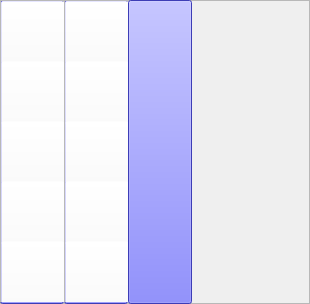
<?xml version="1.0" encoding="UTF-8"?>
<ui version="4.0">
 <class>Frame</class>
 <widget class="QFrame" name="Frame">
  <property name="geometry">
   <rect>
    <x>0</x>
    <y>0</y>
    <width>310</width>
    <height>304</height>
   </rect>
  </property>
  <property name="sizePolicy">
   <sizepolicy hsizetype="Fixed" vsizetype="Fixed">
    <horstretch>0</horstretch>
    <verstretch>0</verstretch>
   </sizepolicy>
  </property>
  <property name="minimumSize">
   <size>
    <width>310</width>
    <height>304</height>
   </size>
  </property>
  <property name="maximumSize">
   <size>
    <width>310</width>
    <height>304</height>
   </size>
  </property>
  <property name="windowTitle">
   <string>Frame</string>
  </property>
  <property name="frameShape">
   <enum>QFrame::StyledPanel</enum>
  </property>
  <property name="frameShadow">
   <enum>QFrame::Raised</enum>
  </property>
  <widget class="QPushButton" name="column_0">
   <property name="enabled">
    <bool>true</bool>
   </property>
   <property name="geometry">
    <rect>
     <x>0</x>
     <y>0</y>
     <width>64</width>
     <height>304</height>
    </rect>
   </property>
   <property name="sizePolicy">
    <sizepolicy hsizetype="Fixed" vsizetype="Fixed">
     <horstretch>0</horstretch>
     <verstretch>0</verstretch>
    </sizepolicy>
   </property>
   <property name="focusPolicy">
    <enum>Qt::NoFocus</enum>
   </property>
   <property name="styleSheet">
    <string notr="true">background-image: url(:/fields/empty_column.png);
background-color: rgb(85, 85, 255);</string>
   </property>
   <property name="text">
    <string/>
   </property>
   <property name="iconSize">
    <size>
     <width>60</width>
     <height>300</height>
    </size>
   </property>
   <property name="autoRepeatDelay">
    <number>300</number>
   </property>
   <property name="default">
    <bool>false</bool>
   </property>
   <property name="flat">
    <bool>false</bool>
   </property>
  </widget>
  <widget class="QPushButton" name="column_1">
   <property name="enabled">
    <bool>true</bool>
   </property>
   <property name="geometry">
    <rect>
     <x>64</x>
     <y>0</y>
     <width>64</width>
     <height>304</height>
    </rect>
   </property>
   <property name="sizePolicy">
    <sizepolicy hsizetype="Fixed" vsizetype="Fixed">
     <horstretch>0</horstretch>
     <verstretch>0</verstretch>
    </sizepolicy>
   </property>
   <property name="styleSheet">
    <string notr="true">background-image: url(:/fields/empty_column.png);
background-color: rgb(85, 85, 255);</string>
   </property>
   <property name="text">
    <string/>
   </property>
   <property name="iconSize">
    <size>
     <width>60</width>
     <height>300</height>
    </size>
   </property>
   <property name="autoRepeatDelay">
    <number>300</number>
   </property>
   <property name="default">
    <bool>false</bool>
   </property>
   <property name="flat">
    <bool>false</bool>
   </property>
  </widget>
  <widget class="QPushButton" name="column_2">
   <property name="enabled">
    <bool>true</bool>
   </property>
   <property name="geometry">
    <rect>
     <x>128</x>
     <y>0</y>
     <width>64</width>
     <height>304</height>
    </rect>
   </property>
   <property name="sizePolicy">
    <sizepolicy hsizetype="Fixed" vsizetype="Fixed">
     <horstretch>0</horstretch>
     <verstretch>0</verstretch>
    </sizepolicy>
   </property>
   <property name="styleSheet">
    <string notr="true">background-image: url(:/fields/empty_column.png);
background-color: rgb(85, 85, 255);</string>
   </property>
   <property name="text">
    <string/>
   </property>
   <property name="iconSize">
    <size>
     <width>60</width>
     <height>300</height>
    </size>
   </property>
   <property name="autoRepeatDelay">
    <number>300</number>
   </property>
   <property name="default">
    <bool>false</bool>
   </property>
   <property name="flat">
    <bool>false</bool>
   </property>
  </widget>
  <widget class="QFrame" name="field_column_0">
   <property name="geometry">
    <rect>
     <x>0</x>
     <y>0</y>
     <width>64</width>
     <height>302</height>
    </rect>
   </property>
   <property name="frameShape">
    <enum>QFrame::StyledPanel</enum>
   </property>
   <property name="frameShadow">
    <enum>QFrame::Raised</enum>
   </property>
   <layout class="QVBoxLayout" name="verticalLayout">
    <property name="spacing">
     <number>0</number>
    </property>
    <property name="leftMargin">
     <number>0</number>
    </property>
    <property name="topMargin">
     <number>0</number>
    </property>
    <property name="rightMargin">
     <number>0</number>
    </property>
    <property name="bottomMargin">
     <number>0</number>
    </property>
    <item>
     <widget class="QPushButton" name="field_0_2">
      <property name="enabled">
       <bool>true</bool>
      </property>
      <property name="sizePolicy">
       <sizepolicy hsizetype="MinimumExpanding" vsizetype="Minimum">
        <horstretch>0</horstretch>
        <verstretch>0</verstretch>
       </sizepolicy>
      </property>
      <property name="minimumSize">
       <size>
        <width>64</width>
        <height>63</height>
       </size>
      </property>
      <property name="maximumSize">
       <size>
        <width>64</width>
        <height>63</height>
       </size>
      </property>
      <property name="styleSheet">
       <string notr="true">background-color: rgba(255, 255, 255, 0);
background-image: url(:/fields/red_field_1.png);
background-image: url(:/fields/yellow_field_1.png);
background-image: url(:/fields/empty_field_1.png);</string>
      </property>
      <property name="text">
       <string/>
      </property>
      <property name="flat">
       <bool>false</bool>
      </property>
     </widget>
    </item>
    <item>
     <widget class="QPushButton" name="field_0_3">
      <property name="enabled">
       <bool>true</bool>
      </property>
      <property name="sizePolicy">
       <sizepolicy hsizetype="MinimumExpanding" vsizetype="Minimum">
        <horstretch>0</horstretch>
        <verstretch>0</verstretch>
       </sizepolicy>
      </property>
      <property name="minimumSize">
       <size>
        <width>64</width>
        <height>64</height>
       </size>
      </property>
      <property name="maximumSize">
       <size>
        <width>64</width>
        <height>64</height>
       </size>
      </property>
      <property name="styleSheet">
       <string notr="true">background-color: rgba(255, 255, 255, 0);
background-image: url(:/fields/red_field_1.png);
background-image: url(:/fields/yellow_field_1.png);
background-image: url(:/fields/empty_field_1.png);</string>
      </property>
      <property name="text">
       <string/>
      </property>
      <property name="flat">
       <bool>false</bool>
      </property>
     </widget>
    </item>
    <item>
     <widget class="QPushButton" name="field_0_1">
      <property name="enabled">
       <bool>false</bool>
      </property>
      <property name="sizePolicy">
       <sizepolicy hsizetype="MinimumExpanding" vsizetype="Minimum">
        <horstretch>0</horstretch>
        <verstretch>0</verstretch>
       </sizepolicy>
      </property>
      <property name="minimumSize">
       <size>
        <width>64</width>
        <height>63</height>
       </size>
      </property>
      <property name="maximumSize">
       <size>
        <width>64</width>
        <height>63</height>
       </size>
      </property>
      <property name="styleSheet">
       <string notr="true">background-color: rgba(255, 255, 255, 0);
background-image: url(:/fields/red_field_1.png);
background-image: url(:/fields/yellow_field_1.png);
background-image: url(:/fields/empty_field_1.png);</string>
      </property>
      <property name="text">
       <string/>
      </property>
      <property name="flat">
       <bool>false</bool>
      </property>
     </widget>
    </item>
    <item>
     <widget class="QPushButton" name="field_0_4">
      <property name="enabled">
       <bool>false</bool>
      </property>
      <property name="sizePolicy">
       <sizepolicy hsizetype="MinimumExpanding" vsizetype="Minimum">
        <horstretch>0</horstretch>
        <verstretch>0</verstretch>
       </sizepolicy>
      </property>
      <property name="minimumSize">
       <size>
        <width>64</width>
        <height>64</height>
       </size>
      </property>
      <property name="maximumSize">
       <size>
        <width>64</width>
        <height>64</height>
       </size>
      </property>
      <property name="styleSheet">
       <string notr="true">background-color: rgba(255, 255, 255, 0);
background-image: url(:/fields/red_field_1.png);
background-image: url(:/fields/yellow_field_1.png);
background-image: url(:/fields/empty_field_1.png);</string>
      </property>
      <property name="text">
       <string/>
      </property>
      <property name="flat">
       <bool>false</bool>
      </property>
     </widget>
    </item>
    <item>
     <widget class="QPushButton" name="field_0_0">
      <property name="enabled">
       <bool>false</bool>
      </property>
      <property name="sizePolicy">
       <sizepolicy hsizetype="MinimumExpanding" vsizetype="Minimum">
        <horstretch>0</horstretch>
        <verstretch>0</verstretch>
       </sizepolicy>
      </property>
      <property name="minimumSize">
       <size>
        <width>64</width>
        <height>64</height>
       </size>
      </property>
      <property name="maximumSize">
       <size>
        <width>64</width>
        <height>64</height>
       </size>
      </property>
      <property name="styleSheet">
       <string notr="true">background-color: rgba(255, 255, 255, 0);
background-image: url(:/fields/red_field_1.png);
background-image: url(:/fields/yellow_field_1.png);
background-image: url(:/fields/empty_field_1.png);</string>
      </property>
      <property name="text">
       <string/>
      </property>
      <property name="flat">
       <bool>false</bool>
      </property>
     </widget>
    </item>
   </layout>
  </widget>
  <widget class="QFrame" name="field_column_1">
   <property name="geometry">
    <rect>
     <x>64</x>
     <y>0</y>
     <width>64</width>
     <height>302</height>
    </rect>
   </property>
   <property name="frameShape">
    <enum>QFrame::StyledPanel</enum>
   </property>
   <property name="frameShadow">
    <enum>QFrame::Raised</enum>
   </property>
   <layout class="QVBoxLayout" name="verticalLayout_2">
    <property name="spacing">
     <number>0</number>
    </property>
    <property name="leftMargin">
     <number>0</number>
    </property>
    <property name="topMargin">
     <number>0</number>
    </property>
    <property name="rightMargin">
     <number>0</number>
    </property>
    <property name="bottomMargin">
     <number>0</number>
    </property>
    <item>
     <widget class="QPushButton" name="field_0_5">
      <property name="enabled">
       <bool>true</bool>
      </property>
      <property name="sizePolicy">
       <sizepolicy hsizetype="MinimumExpanding" vsizetype="Minimum">
        <horstretch>0</horstretch>
        <verstretch>0</verstretch>
       </sizepolicy>
      </property>
      <property name="minimumSize">
       <size>
        <width>64</width>
        <height>63</height>
       </size>
      </property>
      <property name="maximumSize">
       <size>
        <width>64</width>
        <height>63</height>
       </size>
      </property>
      <property name="styleSheet">
       <string notr="true">background-color: rgba(255, 255, 255, 0);
background-image: url(:/fields/red_field_1.png);
background-image: url(:/fields/empty_field_1.png);
background-image: url(:/fields/yellow_field_1.png);</string>
      </property>
      <property name="text">
       <string/>
      </property>
      <property name="flat">
       <bool>false</bool>
      </property>
     </widget>
    </item>
    <item>
     <widget class="QPushButton" name="field_0_6">
      <property name="enabled">
       <bool>true</bool>
      </property>
      <property name="sizePolicy">
       <sizepolicy hsizetype="MinimumExpanding" vsizetype="Minimum">
        <horstretch>0</horstretch>
        <verstretch>0</verstretch>
       </sizepolicy>
      </property>
      <property name="minimumSize">
       <size>
        <width>64</width>
        <height>64</height>
       </size>
      </property>
      <property name="maximumSize">
       <size>
        <width>64</width>
        <height>64</height>
       </size>
      </property>
      <property name="styleSheet">
       <string notr="true">background-color: rgba(255, 255, 255, 0);
background-image: url(:/fields/red_field_1.png);
background-image: url(:/fields/yellow_field_1.png);
background-image: url(:/fields/empty_field_1.png);</string>
      </property>
      <property name="text">
       <string/>
      </property>
      <property name="flat">
       <bool>false</bool>
      </property>
     </widget>
    </item>
    <item>
     <widget class="QPushButton" name="field_0_7">
      <property name="enabled">
       <bool>false</bool>
      </property>
      <property name="sizePolicy">
       <sizepolicy hsizetype="MinimumExpanding" vsizetype="Minimum">
        <horstretch>0</horstretch>
        <verstretch>0</verstretch>
       </sizepolicy>
      </property>
      <property name="minimumSize">
       <size>
        <width>64</width>
        <height>63</height>
       </size>
      </property>
      <property name="maximumSize">
       <size>
        <width>64</width>
        <height>63</height>
       </size>
      </property>
      <property name="styleSheet">
       <string notr="true">background-color: rgba(255, 255, 255, 0);
background-image: url(:/fields/red_field_1.png);
background-image: url(:/fields/yellow_field_1.png);
background-image: url(:/fields/empty_field_1.png);</string>
      </property>
      <property name="text">
       <string/>
      </property>
      <property name="flat">
       <bool>false</bool>
      </property>
     </widget>
    </item>
    <item>
     <widget class="QPushButton" name="field_0_8">
      <property name="enabled">
       <bool>false</bool>
      </property>
      <property name="sizePolicy">
       <sizepolicy hsizetype="MinimumExpanding" vsizetype="Minimum">
        <horstretch>0</horstretch>
        <verstretch>0</verstretch>
       </sizepolicy>
      </property>
      <property name="minimumSize">
       <size>
        <width>64</width>
        <height>64</height>
       </size>
      </property>
      <property name="maximumSize">
       <size>
        <width>64</width>
        <height>64</height>
       </size>
      </property>
      <property name="styleSheet">
       <string notr="true">background-color: rgba(255, 255, 255, 0);
background-image: url(:/fields/red_field_1.png);
background-image: url(:/fields/yellow_field_1.png);
background-image: url(:/fields/empty_field_1.png);</string>
      </property>
      <property name="text">
       <string/>
      </property>
      <property name="flat">
       <bool>false</bool>
      </property>
     </widget>
    </item>
    <item>
     <widget class="QPushButton" name="field_0_9">
      <property name="enabled">
       <bool>false</bool>
      </property>
      <property name="sizePolicy">
       <sizepolicy hsizetype="MinimumExpanding" vsizetype="Minimum">
        <horstretch>0</horstretch>
        <verstretch>0</verstretch>
       </sizepolicy>
      </property>
      <property name="minimumSize">
       <size>
        <width>64</width>
        <height>64</height>
       </size>
      </property>
      <property name="maximumSize">
       <size>
        <width>64</width>
        <height>64</height>
       </size>
      </property>
      <property name="styleSheet">
       <string notr="true">background-color: rgba(255, 255, 255, 0);
background-image: url(:/fields/red_field_1.png);
background-image: url(:/fields/empty_field_1.png);
background-image: url(:/fields/yellow_field_1.png);</string>
      </property>
      <property name="text">
       <string/>
      </property>
      <property name="flat">
       <bool>false</bool>
      </property>
     </widget>
    </item>
   </layout>
  </widget>
 </widget>
 <resources>
  <include location="res.qrc"/>
 </resources>
 <connections/>
</ui>
